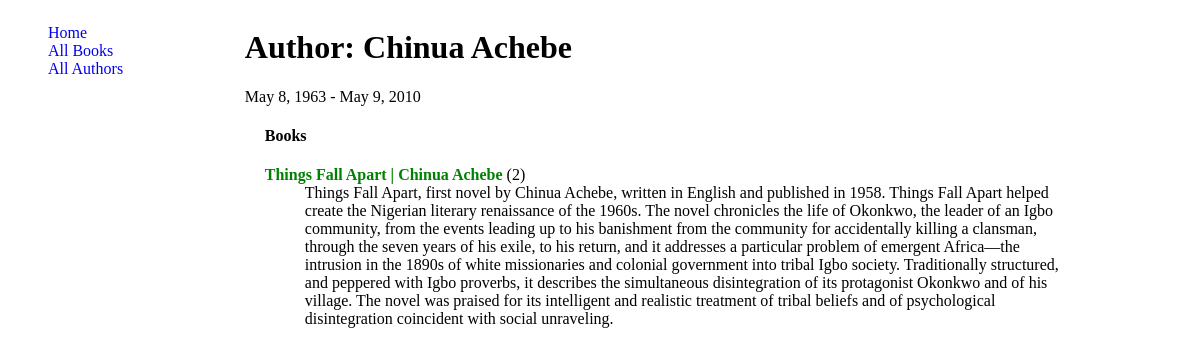
/catalog/author/1/, run on an earlier commit of the app's database.
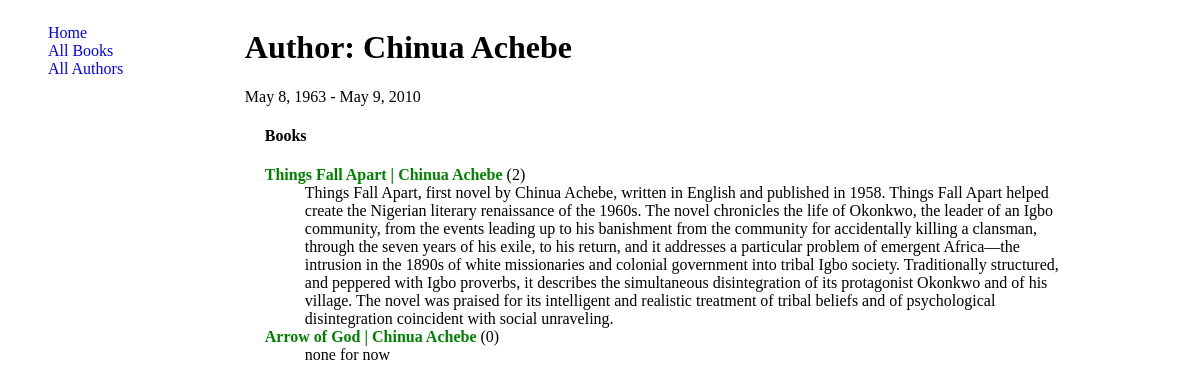
And on a later commit of the database.
### catalog/models.py (models this page shows, shortened)
class Author(models.Model):
    first_name = models.CharField(max_length=100)
    last_name = models.CharField(max_length=100)
    date_of_birth = models.DateField()
    date_of_death = models.DateField('Died', null=True, blank=True)
    class Meta:
        ordering = ['last_name', 'first_name']
    def __str__(self):
        return f'{self.first_name} {self.last_name}'

class Book(models.Model):
    title = models.CharField(max_length=100)
    author = models.ForeignKey(Author, on_delete=models.SET_NULL, null=True, )
    summary = models.TextField(max_length=1000, help_text='Enter a brief description of the book')
    language = models.ForeignKey(Language,  on_delete=models.SET_NULL, null=True)
    genre = models.ManyToManyField(Genre, help_text='Select a genre for this book')
    ISBN = models.CharField('ISBN', max_length=13, unique=True,  help_text='13 Character <a href="https://www.isbn-international.org/content/what-isbn">ISBN number</a>')
    def __str__(self):
        return f'{self.title} | {self.author}'
    def get_absolute_url(self):
        return reverse('book-detail', args=[str(self.id)])

### catalog/views.py (the view)
# urls.py: path('author/<str:pk>/', AuthorDetailView.as_view(), name="author-detail")
class AuthorDetailView(DetailView):
    model = Author
    template_name = 'author_detail.html'

### templates/author_detail.html (shortened to what this page needs)
{% extends 'base.html' %}
{% block content %}
  <h1>Author: {{author }}</h1>
  <p>{{author.date_of_birth}}  {% if author.date_of_death %} - {{author.date_of_death}}{% endif %}</p>
  <div style="margin-left:20px;margin-top:20px">
    <h4>Books</h4>
    <dl>
        {% for book in author.book_set.all %}
          <dt><a class="text-success" href="{{book.get_absolute_url}}">{{book}}</a> ({{book.bookinstance_set.all.count}})</dt>
          <dd>{{book.summary}}</dd>
        {% endfor %}
        </dl>
  </div>
{% endblock %}

### templates/base.html (shortened to what this page needs)
{% load  static %}
<!DOCTYPE html>
<html lang="en">
<head>
    <link rel="stylesheet" href="{% static 'css/style.css' %}">
</head>
<body>
    <div class="row">
        <div class="sidebar"> {% include 'partials/sidebar.html' %} </div>
        <div class="main-content">
            {% block content%} {% endblock content %}
        </div>
    </div>
</body>
</html>

### templates/partials/sidebar.html
<ul>
    <li><a href="{% url 'home' %}">Home</a></li>
    <li><a href="{% url 'book-list' %}">All Books</a></li>
    <li><a href="{% url 'authors' %}">All Authors</a></li>
</ul>

### static/css/style.css (style rules this page uses)
a { text-decoration: none; }
.row { display: flex; flex-direction: row; justify-content:flex-start; }
.sidebar { width: 20%; }
.sidebar li { list-style: none; }
.main-content { width: 70%; }
.text-success { font-weight: bold; color: green; }

What changed in the data, as far as the page shows it:
added Book: title+author "Arrow of God | Chinua Achebe", bookinstance_set.all.count "0", summary "none for now"
